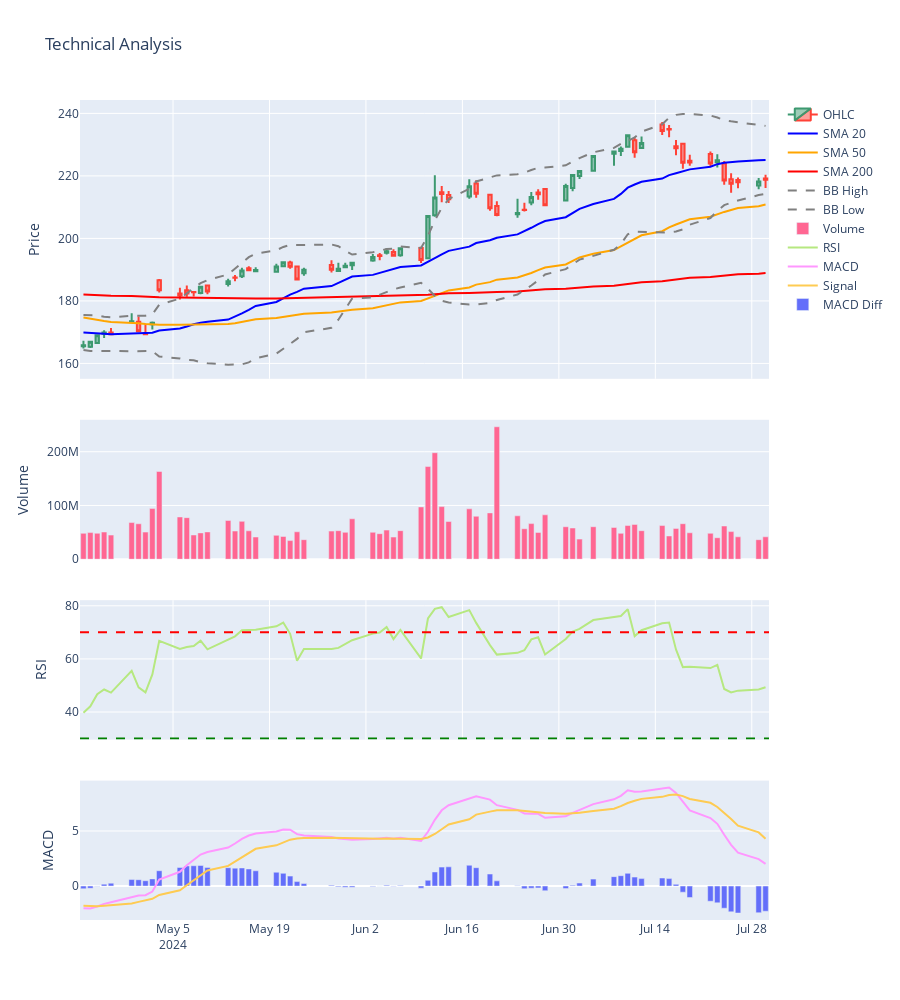
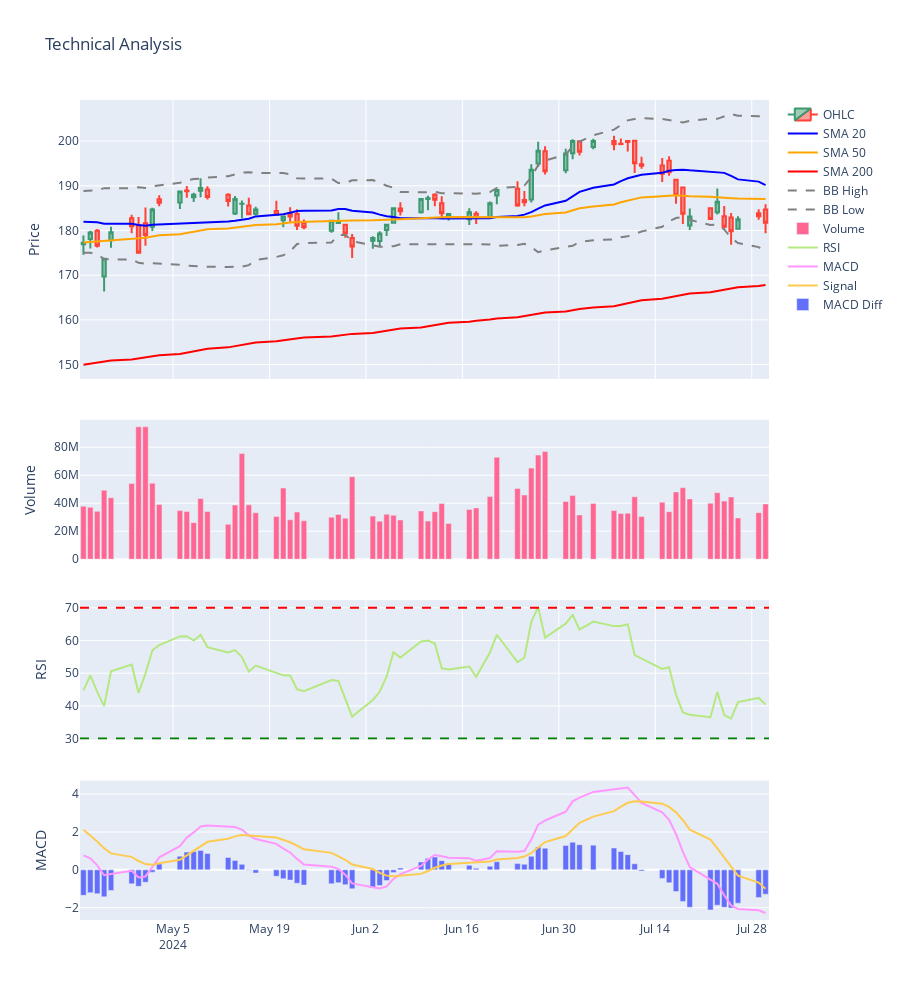
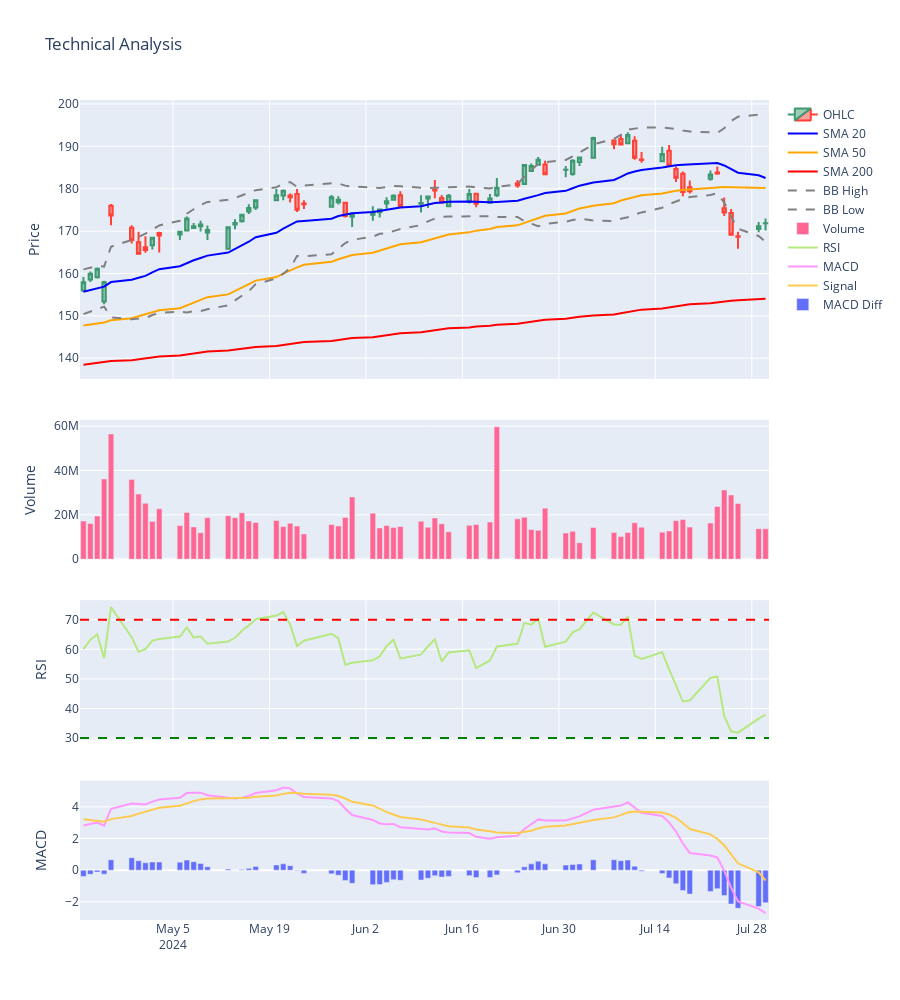
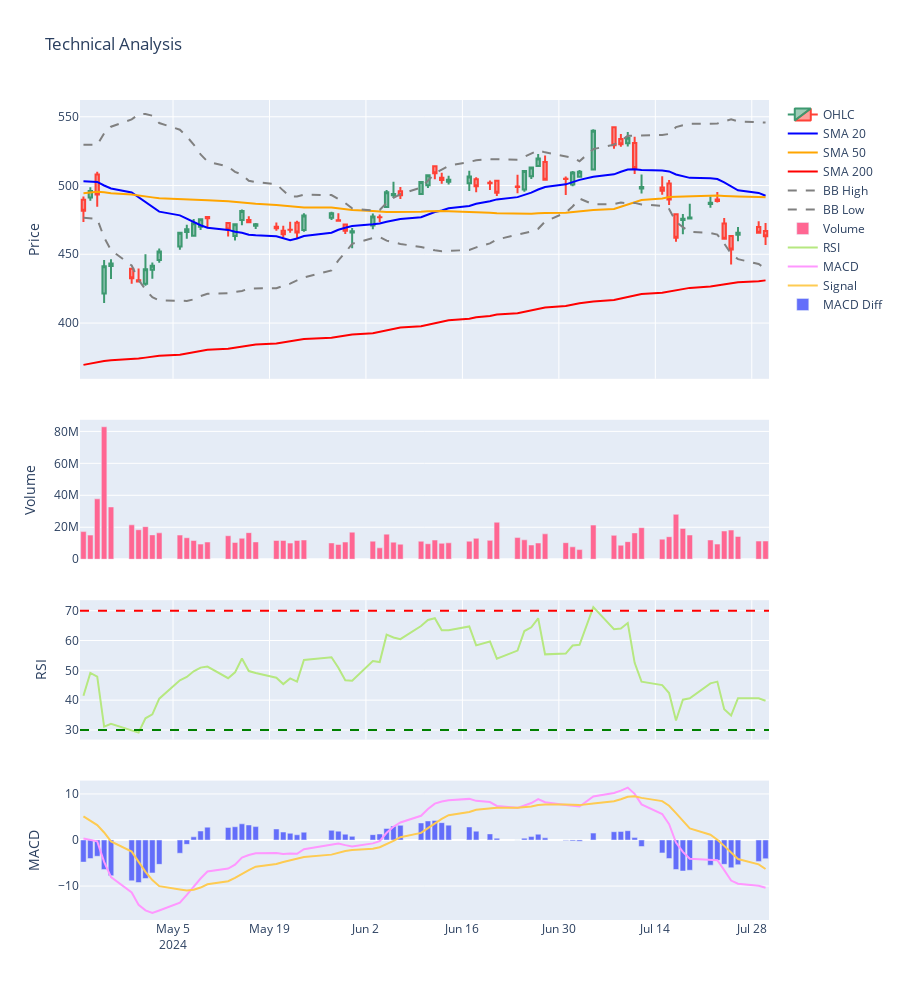

Here is the notebook cell these charts were saved with, in order:
### Code cell
# Import required libraries
import pandas as pd
import plotly.graph_objects as go
from plotly.subplots import make_subplots

# Create interactive technical analysis plots for each stock
for ticker in analyzers:
    print(f"\nGenerating technical analysis plot for {ticker}...")
    # Plot last 100 days of data for better visibility
    end_date = analyzers[ticker].df['Date'].max()
    start_date = end_date - pd.Timedelta(days=100)
    analyzers[ticker].plot_technical_analysis(
        start_date=start_date.strftime('%Y-%m-%d'),
        end_date=end_date.strftime('%Y-%m-%d')
    )
